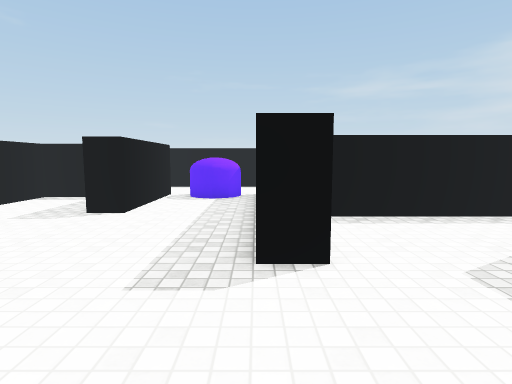
[1] (above)

18 first-person views from a walk through a scene from a Unity 3-D project. The camera is 1.4 m above the floor, tilts 6° down and sees 80° across. The floor is counted in squares, 1 m on a side. Each view is taken from the middle of a square. On the plan, view 1 faces up. The plan holds only what a view shows up to about 14 squares ahead; the rest is blank. The place goes on beyond the plan. The player character is not drawn. Surface patterns are stand-ins for the level's own textures.

[2]
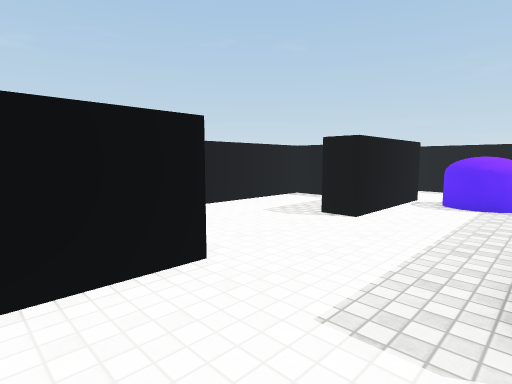

[3]
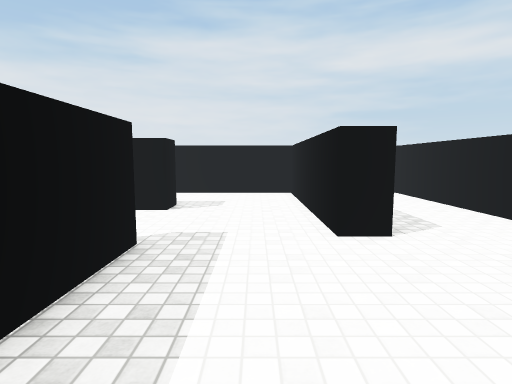

[4]
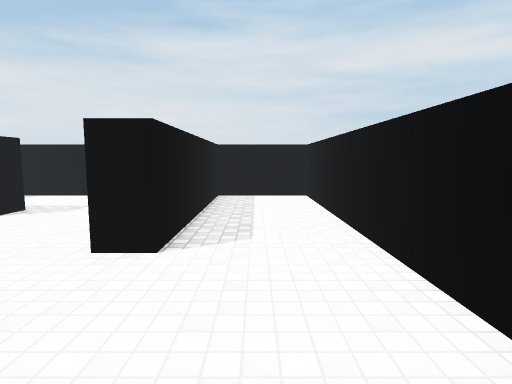

[5]
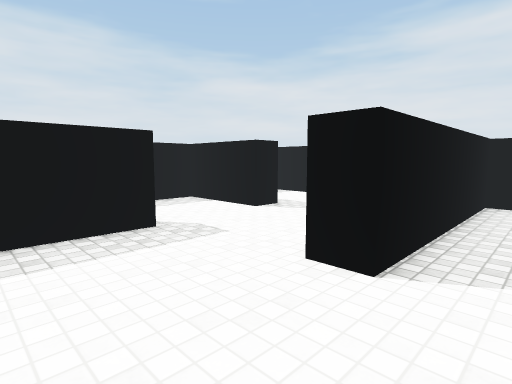

[6]
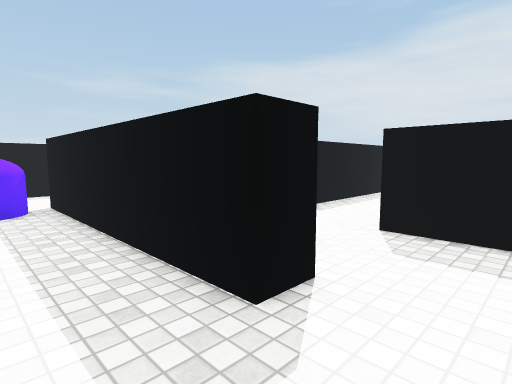

[7]
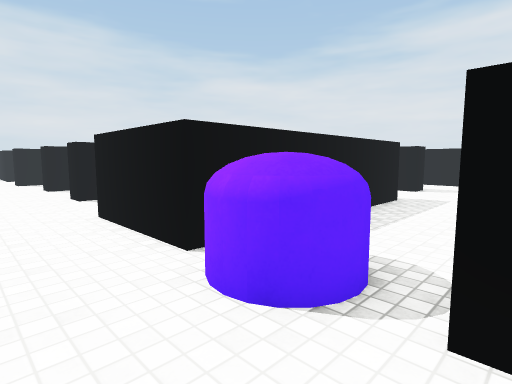

[8]
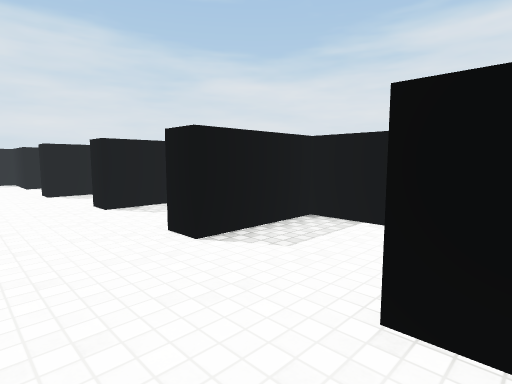

[9]
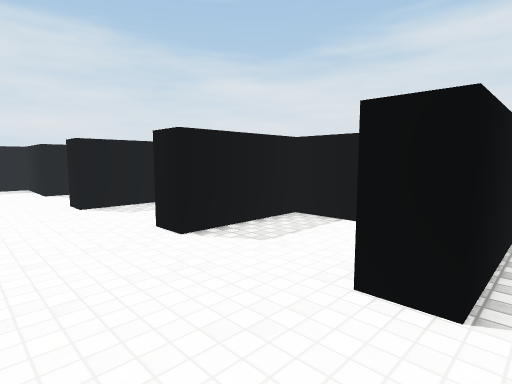

[10]
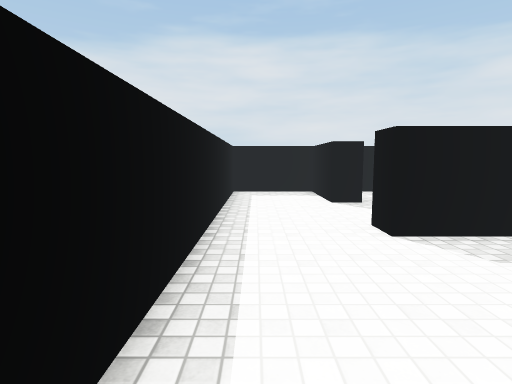

[11]
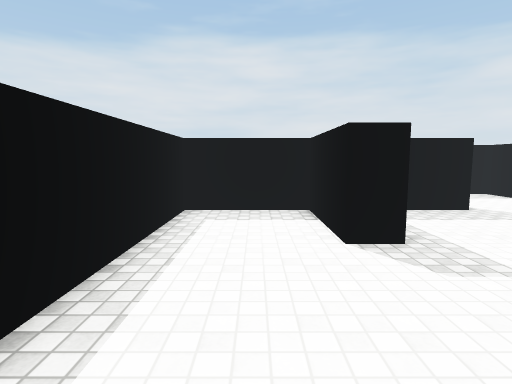

[12]
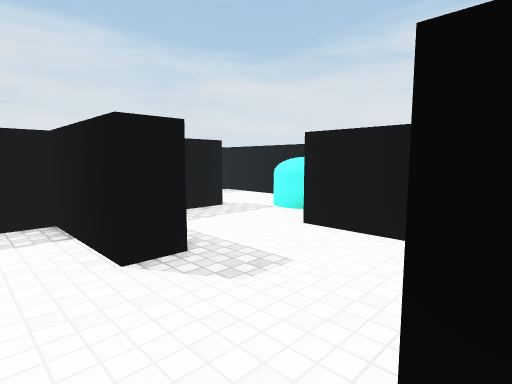

[13]
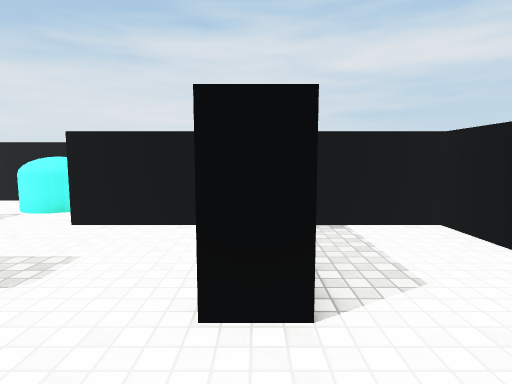

[14]
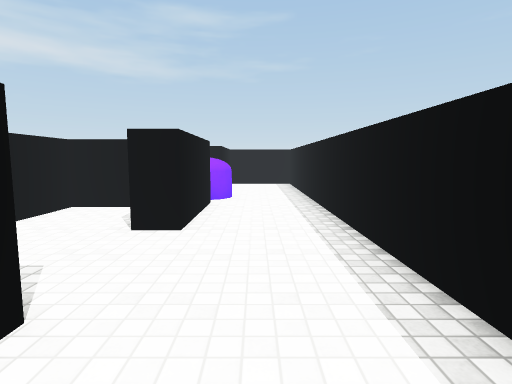

[15]
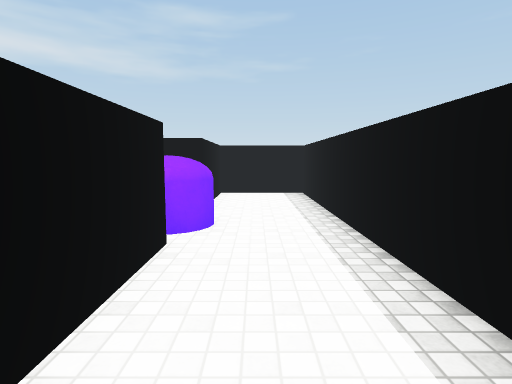

[16]
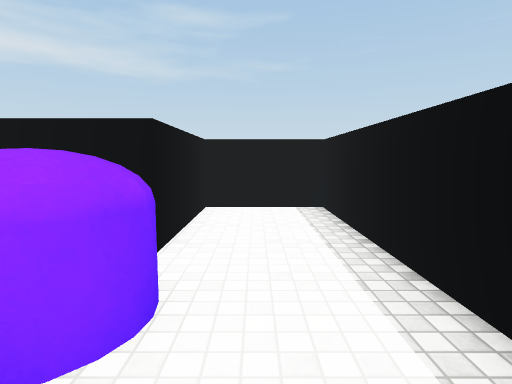

[17]
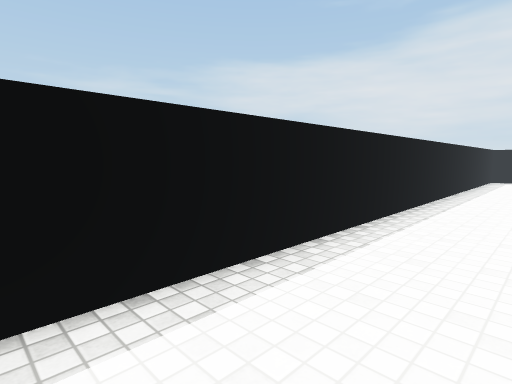

[18]
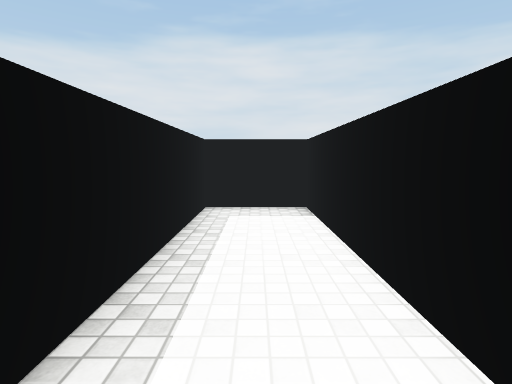

### Floor plan
Points are (right, up) in squares from view 1. A wall is a line through its corners. A room is listed if a view was taken in it or the views show most of it. See-through windows are left out.
Room 1 (views 1, 2, 3, 4, 5, 6, 7, 8, 9, 10, 11, 12, 13, 14, 15, 16, 17)
walls: (5.5, 8.5) (7.5, 8.5) (7.5, 12) (8.5, 12); (10.1, 8.5) (12, 8.5) (12, 12) (13, 12); (1, 10.4) (1, 8.5) (3.1, 8.5); (13, 10.4) (13, 8.5) (15.8, 8.5); (1.1, 4) (0, 4) (0, 12.5) (4, 12.5) (4, 11.5); (16.5, 10.1) (16.5, 12.5) (17.5, 12.5); (18.2, 8.5) (21, 8.5); (0.5, -0.5) (0.5, 0.5) (4, 0.5) (4, 4.5); (-6.4, 11.5) (-8, 11.5) (-8, -4) (-4.5, -4) (-4.5, 3.5) (-3.5, 3.5) (-3.5, -4) (3.2, -4); (21, 11.4) (21, 12.5) (24.5, 12.5) (24.5, 16) (-8, 16) (-8, 12.5) (-3.5, 12.5) (-3.5, 8) (-4.5, 8); (23.4, 4.5) (28.5, 4.5) (28.5, 5.2); (24.5, 7.9) (24.5, 10.4)
ways out: opening at (2.5, 4) to room 2
objects: capsule (-2, 11) to (-1, 13); capsule (22, 6) to (23, 7)
Room 2 (view 18)
walls: (4.8, 4.5) (12, 4.5) (12, 7.5) (1.9, 7.5)
ways out: opening at (2.5, 4) to room 1

Where each view was taken, in squares from view 1:
view 1: 0 up, 0 right, facing up
view 2: 1 up, 0 right, facing up-left
view 3: 9 up, 2 left, facing down
view 4: 8 up, 6 left, facing down
view 5: 7 up, 6 left, facing down-right
view 6: 2 up, 2 left, facing up-right
view 7: 15 up, 4 left, facing down-right
view 8: 15 up, 3 right, facing down-right
view 9: 15 up, 7 right, facing down-right
view 10: 15 up, 11 right, facing right
view 11: 14 up, 16 right, facing right
view 12: 14 up, 17 right, facing down-right
view 13: 15 up, 17 right, facing down
view 14: 14 up, 10 right, facing left
view 15: 14 up, 5 right, facing left
view 16: 14 up, 1 right, facing left
view 17: 13 up, 1 right, facing up-right
view 18: 6 up, 3 right, facing right
